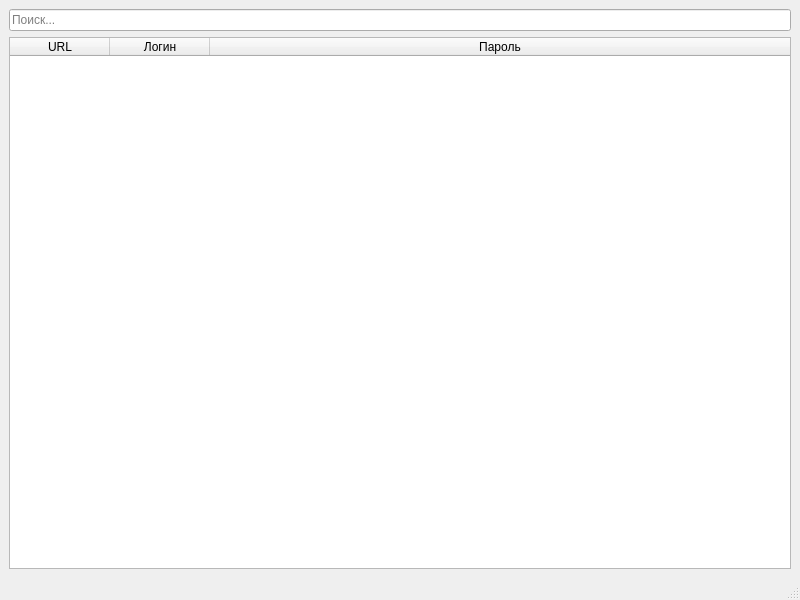
<?xml version="1.0" encoding="UTF-8"?>
<ui version="4.0">
 <class>MainWindow</class>
 <widget class="QMainWindow" name="MainWindow">
  <property name="geometry">
   <rect>
    <x>0</x>
    <y>0</y>
    <width>800</width>
    <height>600</height>
   </rect>
  </property>
  <property name="windowTitle">
   <string>PassManager</string>
  </property>
  <widget class="QWidget" name="centralwidget">
   <layout class="QVBoxLayout" name="verticalLayout">
    <item>
     <layout class="QHBoxLayout" name="horizontalLayout">
      <item>
       <widget class="QLineEdit" name="searchLineEdit">
        <property name="cursor">
         <cursorShape>IBeamCursor</cursorShape>
        </property>
        <property name="text">
         <string/>
        </property>
        <property name="placeholderText">
         <string>Поиск...</string>
        </property>
       </widget>
      </item>
     </layout>
    </item>
    <item>
     <widget class="QTableWidget" name="credsTable">
      <property name="editTriggers">
       <set>QAbstractItemView::EditTrigger::NoEditTriggers</set>
      </property>
      <property name="selectionBehavior">
       <enum>QAbstractItemView::SelectionBehavior::SelectRows</enum>
      </property>
      <property name="showGrid">
       <bool>true</bool>
      </property>
      <property name="columnCount">
       <number>3</number>
      </property>
      <attribute name="horizontalHeaderStretchLastSection">
       <bool>true</bool>
      </attribute>
      <attribute name="verticalHeaderVisible">
       <bool>false</bool>
      </attribute>
      <column>
       <property name="text">
        <string>URL</string>
       </property>
      </column>
      <column>
       <property name="text">
        <string>Логин</string>
       </property>
      </column>
      <column>
       <property name="text">
        <string>Пароль</string>
       </property>
      </column>
     </widget>
    </item>
   </layout>
  </widget>
  <widget class="QStatusBar" name="statusbar"/>
 </widget>
 <resources/>
 <connections/>
</ui>
